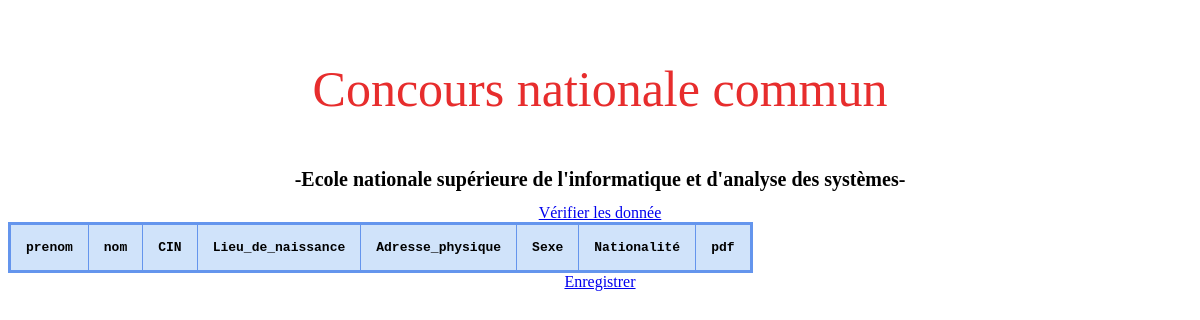
/cartes/ (signed in), run on an earlier commit of the app's database.
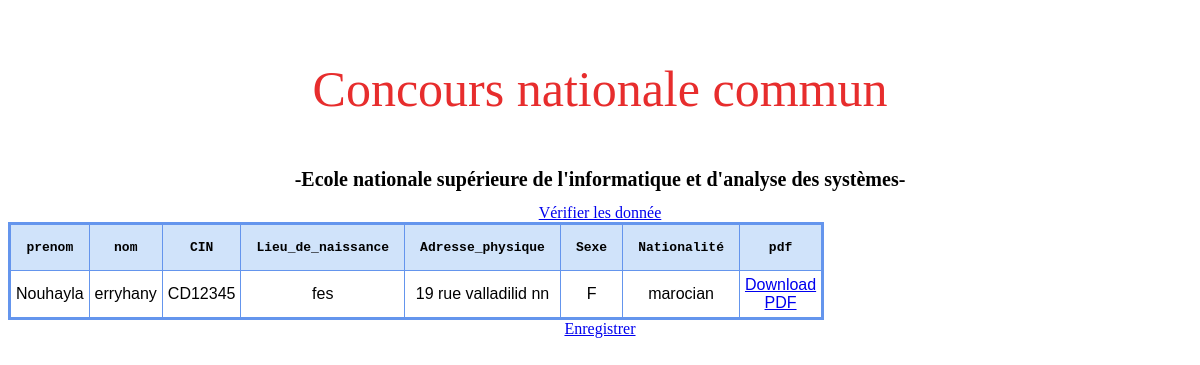
And on a later commit of the database.
### personal/models.py (models this page shows, shortened)
class Carte (models.Model):
    nom = models.CharField(max_length = 140 , default='')
    prenom = models.CharField(max_length = 140 , default='')
    CIN = models.CharField(max_length = 140 , default='')
    Lieu_de_naissance = models.CharField(max_length = 140 , default='')
    Adresse_physique = models.CharField(max_length = 140 , default='')
    Sexe = models.CharField(max_length = 140 , default='')
    Nationalité = models.CharField(max_length = 140 , default='')
    pdf = models.FileField(upload_to='fiches/pdfs/')

### personal/views.py (the view)
# urls.py: url(r'^cartes/$', views.CarteList, name='CarteList'),
@user_passes_test(lambda u: u.is_superuser)
def CarteList(request):
    cartes = Carte.objects.all()
    return render(request, 'personal/cartes.html' , {
        'cartes' : cartes
    })

### personal/templates/personal/cartes.html (shortened to what this page needs)
<head>
  {% load staticfiles %}
  <link rel="stylesheet" href="{% static 'personal/css/fiches.css' %}" type = "text/css"/>
</head>
<body>
{% block content %}
<div class="headerr">
      <p>Concours nationale commun </p>
      <h1> -Ecole nationale supérieure de l'informatique et d'analyse des systèmes- </h1>
      <a href="/homeecarte" class="button" >Vérifier les donnée </a>
 <table class="table mb-0">
    <thead>
      <tr>
        <th>prenom</th>
        <th>nom</th>
        <th>CIN</th>
        <th>Lieu_de_naissance</th>
        <th>Adresse_physique</th>
        <th>Sexe</th>
        <th>Nationalité</th>
        <th>pdf</th>
      </tr>
    </thead>
    <tbody>
      {% for carte in cartes %}
        <tr>
          <td>{{ carte.nom }}</td>
          <td>{{ carte.prenom }}</td>
          <td>{{ carte.CIN }}</td>
          <td>{{ carte.Lieu_de_naissance }}</td>
          <td>{{ carte.Adresse_physique }}</td>
          <td>{{ carte.Sexe }}</td>
          <td>{{ carte.Nationalité }}</td>
          <td>
          	<a href="{{ carte.pdf.url }}" class="btn btn-primary btn-sm" target="_blank">
              Download PDF
            </a>
          </td>
        </tr>
      {% endfor %}
    </tbody>
  </table>
  <a href="/exportcarte" class="button" >Enregistrer </a>
</div>
{% endblock %}

What changed in the data, as far as the page shows it:
added Carte: nom "Nouhayla", prenom "erryhany", CIN "CD12345", Lieu_de_naissance "fes", Adresse_physique "19 rue valladilid nn", Sexe "F", Nationalité "marocian"
